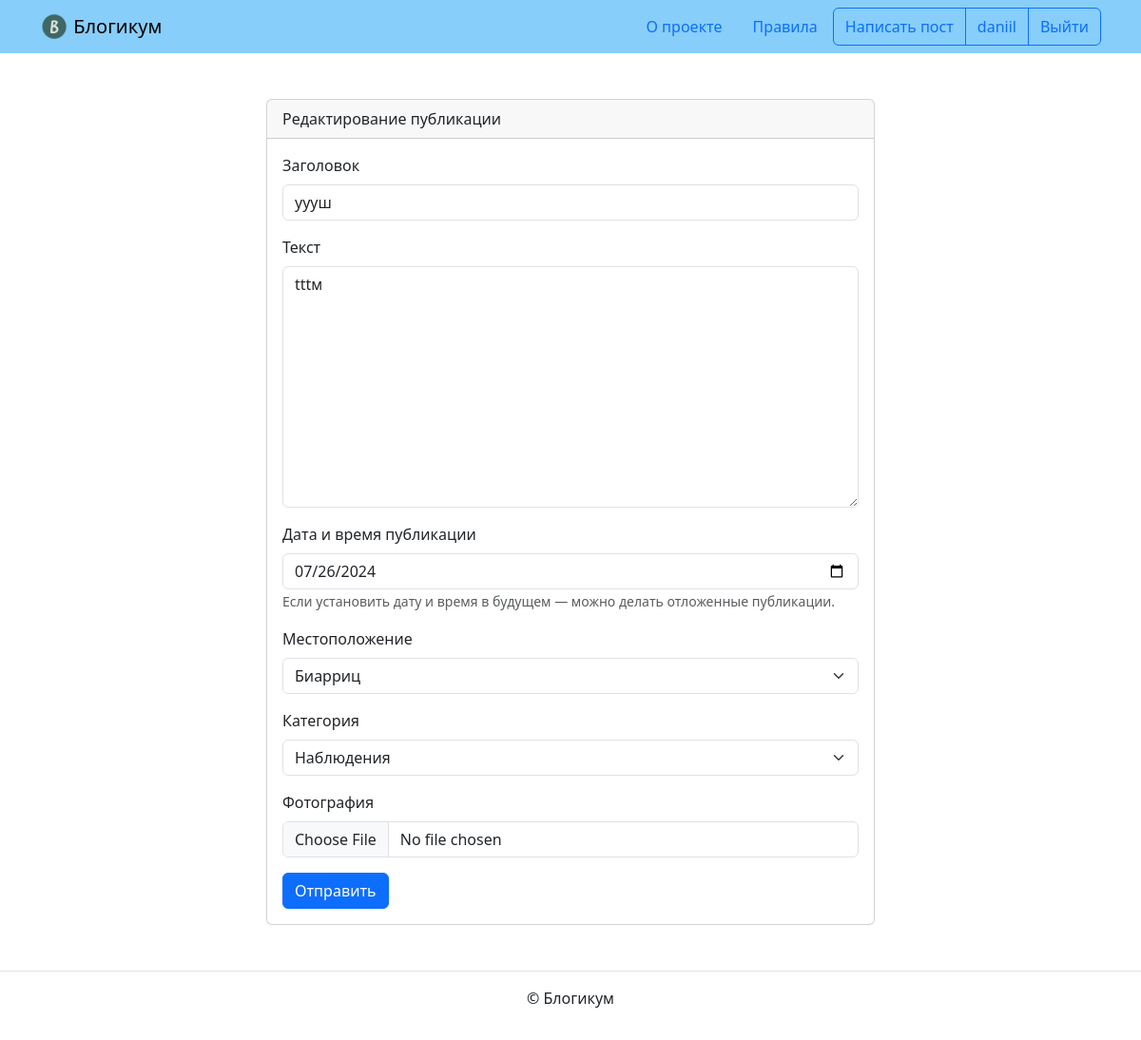
/posts/50/edit/ (signed in), run on an earlier commit of the app's database.
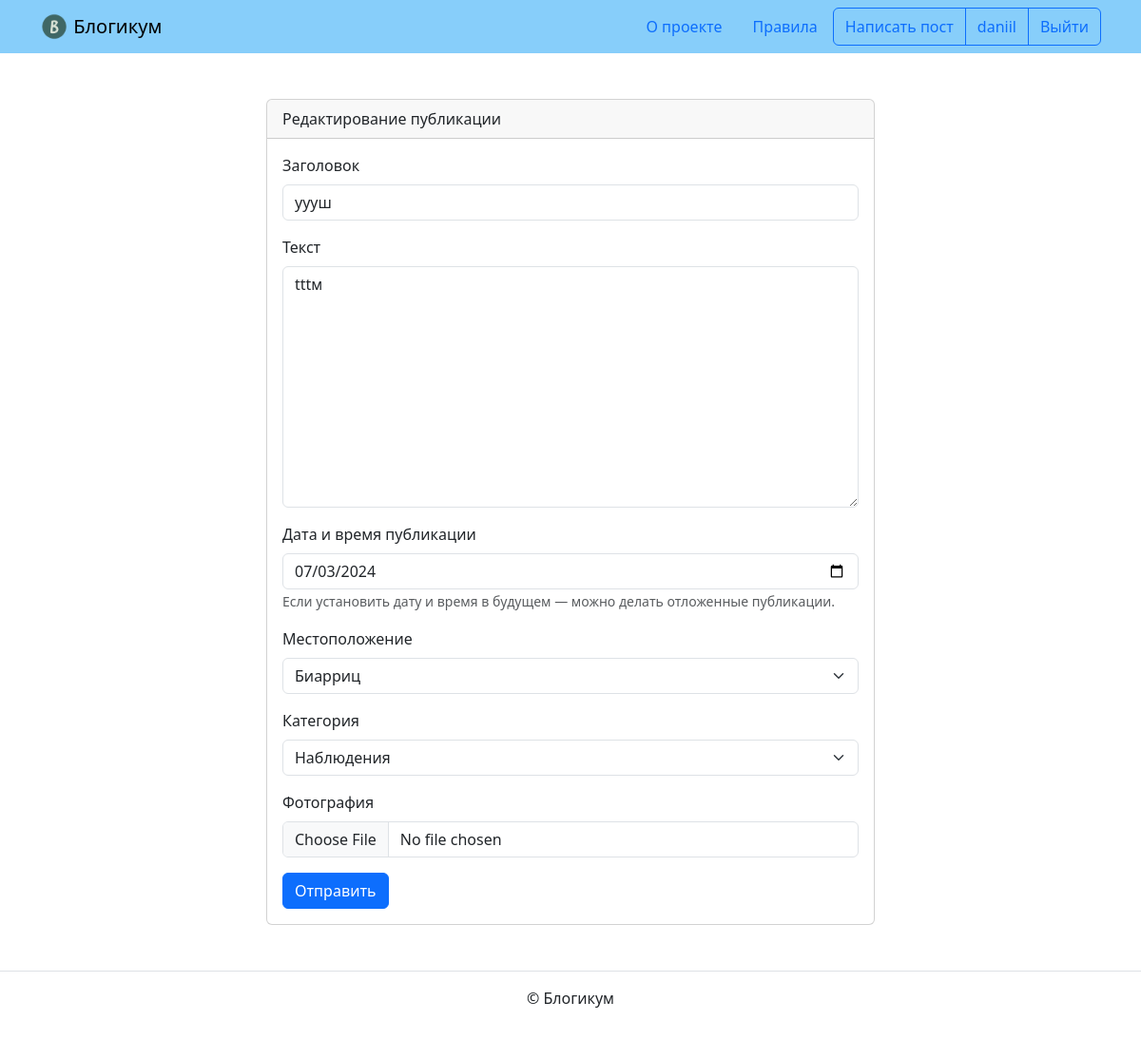
And on a later commit of the database.
### blog/models.py (models this page shows, shortened)
class BaseModel(models.Model):
    is_published = models.BooleanField(
        default=True,
        verbose_name='Опубликовано',
        help_text='Снимите галочку, чтобы скрыть публикацию.'
    )
    created_at = models.DateTimeField(
        'Добавлено',
        auto_now_add=True,
    )
    class Meta:
        abstract = True
        ordering = ('-created_at', )
    def __str__(self):
        return self.title

class Post(BaseModel):
    title = models.CharField(
        'Заголовок',
        max_length=settings.MAX_FIELD_LENGTH
    )
    text = models.TextField('Текст')
    pub_date = models.DateTimeField(
        'Дата и время публикации',
        help_text=('Если установить дату и время в будущем'
                   ' — можно делать отложенные публикации.')
    )
    author = models.ForeignKey(
        User,
        on_delete=models.CASCADE,
        verbose_name='Автор публикации'
    )
    location = models.ForeignKey(
        Location,
        on_delete=models.SET_NULL,
        null=True,
        blank=True,
        verbose_name='Местоположение'
    )
    category = models.ForeignKey(
        Category,
        on_delete=models.SET_NULL,
        null=True,
        verbose_name='Категория'
    )
    image = models.ImageField(
        'Фотография',
        upload_to='post_photo',
        blank=True,
    )
    objects = PostQuerySet.as_manager()
    published = PostManager()
    class Meta:
        default_related_name = 'posts'
        ordering = ('-pub_date', )
        verbose_name = 'публикация'
        verbose_name_plural = 'Публикации'

### blog/views.py (the view, shortened to what this page needs)
class PostUpdateView(OnlyAuthorMixin, UpdateView):
    queryset = Post.objects.with_related_data()
    form_class = PostForm
    template_name = 'blog/create.html'

### blog/forms.py
class PostForm(forms.ModelForm):
    class Meta:
        model = Post
        fields = (
            'title',
            'text',
            'pub_date',
            'location',
            'category',
            'image',
        )
        widgets = {
            'pub_date': forms.DateInput(attrs={'type': 'date'})
        }

### blog/models.py (called while the page is built)
    def __str__(self):
        return self.name

### blog/views.py (called while the page is built)
    def test_func(self):
        object = self.get_object()
        return object.author == self.request.user

### templates/blog/create.html (shortened to what this page needs)
{% extends "base.html" %}
{% load django_bootstrap5 %}
{% block content %}
  <div class="col d-flex justify-content-center">
    <div class="card" style="width: 40rem;">
      <div class="card-header">
        {% if '/edit/' in request.path %}
          Редактирование публикации
        {% elif '/delete/' in request.path %}
          Удаление публикации
        {% else %}
          Добавление публикации
        {% endif %}
      </div>
      <div class="card-body">
        <form method="post" enctype="multipart/form-data">
          {% if not '/delete/' in request.path %}
            {% bootstrap_form form %}
          {% endif %}
          {% bootstrap_button button_type="submit" content="Отправить" %}
        </form>
      </div>
    </div>
  </div>
{% endblock %}

What changed in the data, as far as the page shows it:
changed Post "yyyш": pub_date "07/26/2024" → "07/03/2024"
